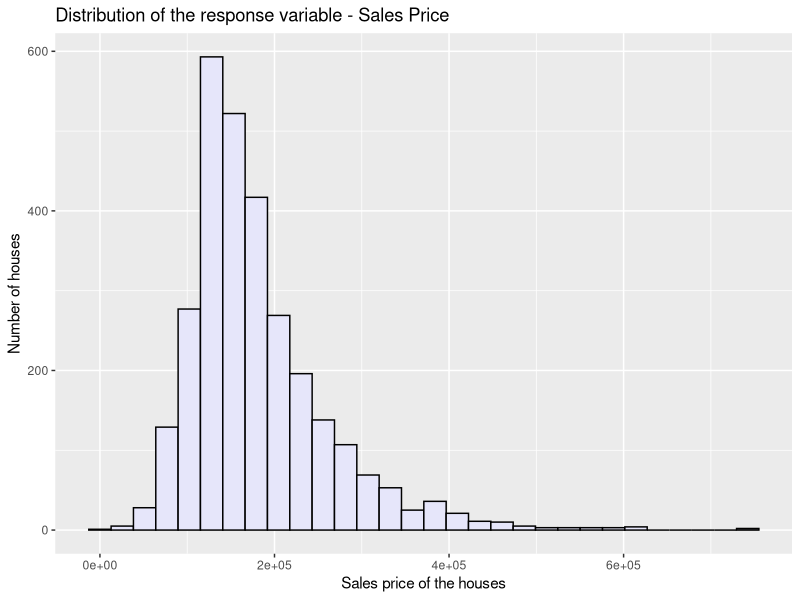
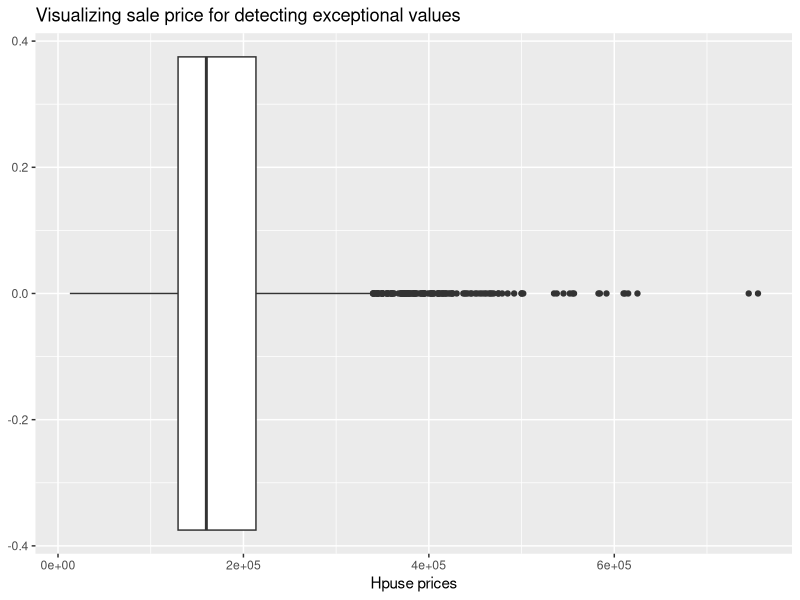
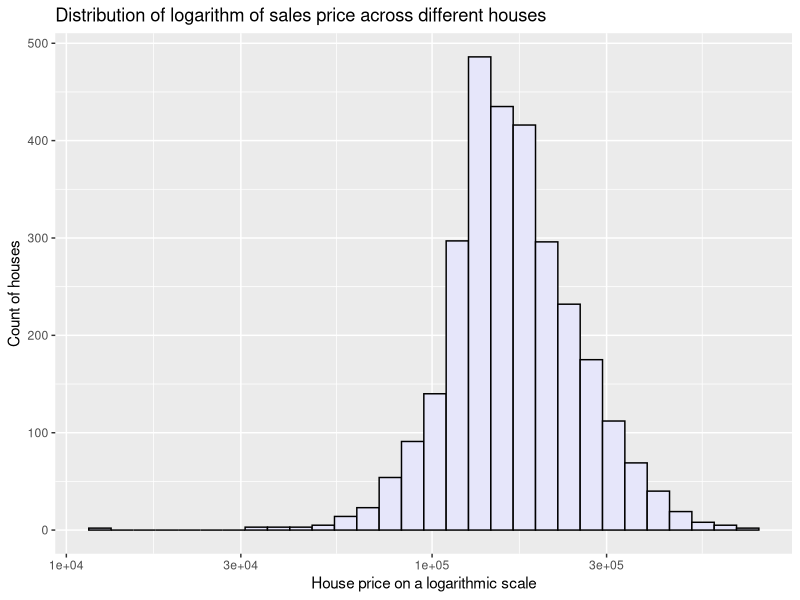

R code for these plots, in order: (Note: this script raises an error after producing the figures.)
## ---- chunk 1
knitr::opts_chunk$set(echo = TRUE)
## ---- chunk 2
library(officer)
library(tidyverse)
library(dplyr)
library(modeldata)
data(ames, package="modeldata")
model_1 <- lm(Sale_Price ~ Gr_Liv_Area, data = ames )
model_2 <- lm(Sale_Price ~ First_Flr_SF, data = ames )

model_3 <- lm(Sale_Price ~Total_Bsmt_SF, data = ames )

m1_aug <- broom :: augment(model_1)


response_plot <- ggplot(data = ames) + geom_histogram(mapping = aes(x = Sale_Price), fill = "lavender",colour = "black") + 
  labs(x = "Sales price of the houses", y = "Number of houses", title ="Distribution of the response variable - Sales Price")


 trans_plot <- ggplot(data = ames) + geom_histogram(mapping = aes(x = Sale_Price), fill = "lavender",colour ="black") + scale_x_log10()+
  labs(x = "House price on a logarithmic scale", y = "Count of houses", title ="Distribution of logarithm of sales price across different houses")
 
 response_variable_outliers <- ggplot(data = ames) + geom_boxplot(aes(x = Sale_Price)) + 
  labs(x = "Hpuse prices", title ="Visualizing sale price for detecting exceptional values")
 
 models <- list(model_1, model_2, model_3)
model_summary1 <- modelsummary(models)
model_summary1



pres <- read_pptx()
pres <- add_slide(pres, layout = "Title Only", master = "Office Theme")

# add Title text
# Step 1: EDA
pres <- ph_with(pres, 
                value = "Data Product for Ames Housing Data", 
                location = ph_location_type(type = "title"))
pres <- add_slide(pres,
                  layout = "Title and Content",
                  master = "Office Theme")
pres <- ph_with(pres,
                value = "Table of Contents",
                location = ph_location_type(type = "title"))
pres <- ph_with(pres, value = c('Exploratory Data Analysis','Finding Response Variable','Data Modelling','Model Assessment','Model Diagnostics','Model Transformation'), location = ph_location_type(type = "body"))
pres <- add_slide(pres,
                  layout = "Title and Content",
                  master = "Office Theme")
pres <- ph_with(pres,
                value = "Performing Exploratory Data Analysis",
                location = ph_location_type(type = "title"))
pres <- ph_with(pres, value = c("The First step in our work was to perform Exploratory Data Analysis for the Ames Housing Dataset to explore variables","We performed Univariate Analysis for all Variables in our Dataset","Bivariate and Multivariate for Numerical Variables with high correlation"), location = ph_location_type(type = "body"))


# Step 2: Determine the Response Variable in your dataset
# Slide 1
#pres <- add_slide(pres, layout = "Title Only", master = "Office Theme")
#pres <- ph_with(pres, 
                #value = "Ames Data product", 
                #location = ph_location_type(type = "title"))

# Slide 2
pres <- add_slide(pres,
                  layout = "Title and Content",
                  master = "Office Theme")
pres <- ph_with(pres,
                value = "STEP-2 CHOOSING THE RESPONSE VARIABLE",
                location = ph_location_type(type = "title"))


properties <- fp_text(color = "black", font.size = 24, bold = FALSE)

slide_body <- ftext(paste0("For our ames housing data, the response variable is going to be the sales price of the house. Further down the analysis, we'd look at the top three factors that impact the house price the most. As of now, the fist and the most important thing to look at is the distribution of our response variable"), properties)

pres <- ph_with(pres, value = fpar(slide_body),
                 location = ph_location_left())


pres <- ph_with(pres, value = response_plot,
               location = ph_location_right())

# Slide 3
pres <- add_slide(pres,
                  layout = "Title and Content",
                  master = "Office Theme")
pres <- ph_with(pres,
                value = "Interpretition about Response Variable",
                location = ph_location_type(type = "title"))



properties1 <- fp_text(color = "black", font.size = 20, bold = FALSE)

slide_body1 <- ftext(paste0("Discerning the histogram above, it can be said that the sales prices of the houses are not symmetrically distributed. The long tail towards the right gives an impression of right skewness and there is one clear peak around $1,27,967 indicating that most of the houses have a price around this value. However there are very few houses that are exceptionally expensive as compared to the majority of the properties which justifies the right skewness in the plot.

Based on the observation based above, we would have to transform our variable in a way that it's distribution changes from the one already to symmetric.We are going to perform logarithmic transformation on our response variable Sales Price, it won't make any sense to take squared values as house prices are already in thousands of dollars, squaring them would turn into millions."), properties1)

pres <- ph_with(pres, value = fpar(slide_body1),
                 location = ph_location_type(type = "body"))



# Slide 4
pres <- add_slide(pres,
                  layout = "Title and Content",
                  master = "Office Theme")
pres <- ph_with(pres,
                value = "Distribution of logarithm of sales price across different houses",
                location = ph_location_type(type = "title"))

properties2 <- fp_text(color = "black", font.size = 18, bold = FALSE)


slide_body2 <- ftext(paste0("There is a significant shift in the distribution of our house prices after taking logarithmic transformation. The Sales price on a logarithmic scale seem to be symmetrically distributed, unaffected by outliers. Non-transformed Sales price had a long tail towards the right depicting presence of exceptionally expensive houses in our dataset. It is helful to view the transformed Sales price distributed normally.
From the histogram plotted above, it is pretty evident that our dataset do have outliers but which houses have prices incomparable to others, we want to look for that."), properties2)

pres <- ph_with(pres, value = fpar(slide_body2),
                 location = ph_location_left())


pres <- ph_with(pres, value = trans_plot,
               location = ph_location_right())



# Slide 5
pres <- add_slide(pres,
                  layout = "Title and Content",
                  master = "Office Theme")
pres <- ph_with(pres,
                value = "Visualizing sale price for detecting exceptional values",
                location = ph_location_type(type = "title"))

properties3 <- fp_text(color = "black", font.size = 22, bold = FALSE)


slide_body3 <- ftext(paste0("The outliers are being verified using a boxplot. All the points represented beyond the upper whisker prove that those are the ouliers.All these points represent the properties for which sales rate is exceptionally high in comparison to the rest of the houses.
Considering the 3rd quartile + 1.5 * IQR rule, all the points beyond $339500 are the outliers in our data."), properties3)

pres <- ph_with(pres, value = fpar(slide_body3),
                 location = ph_location_left())


pres <- ph_with(pres, value = response_variable_outliers,
               location = ph_location_right())


# Step 3: Modeling

pres <- add_slide(pres,
                  layout = "Title and Content",
                  master = "Office Theme")
pres <- ph_with(pres, value = "Data Modelling", location = ph_location_type(type = "title"))
pres <- ph_with(pres, value = "A footer", location = ph_location_type(type = "ftr"))
pres <- ph_with(pres, value = format(Sys.Date()), location = ph_location_type(type = "dt"))
pres <- ph_with(pres, value = "slide 1", location = ph_location_type(type = "sldNum"))
pres <- ph_with(pres, value = "We created three linear models for the Sale price Responsible variable using three different Explanatory variables", location = ph_location_type(type = "body"))

pres <- add_slide(pres, layout = "Title and Content", master = "Office Theme")
layout_properties ( x = pres, layout = "Title and Content" )
pres <- ph_with(pres, value = "Linear Regression Model 1", location = ph_location_type(type = "title"))
pres <- ph_with(pres, value = "The first model is created between Sale price as response variable and Total Ground area in Sq feet as Explonatory Variable", location = ph_location_left())
model1_plot <- ggplot(data = ames,mapping = aes(x = Gr_Liv_Area,y = Sale_Price))+ geom_point(alpha = 0.2) + geom_smooth(method = "lm", se = FALSE) +
  labs(x = "Living area above ground", y = "Price of house", title ="Impact of living area above ground on sales price")
pres <- ph_with(pres, value = model1_plot, location = ph_location_right())
pres <- add_slide(pres, layout = "Title and Content", master = "Office Theme")
layout_properties ( x = pres, layout = "Title and Content" )
pres <- ph_with(pres, value = "Linear Regression Model 1 (contd.)", location = ph_location_type(type = "title"))
pres <- ph_with(pres, value = c("The value of correlation for the two variables was found to be 0.706 which seems to be very strong.","Fitting a regression Model we got the following equation mentioned below."), location = ph_location_type(type = "body"))
img1 <- file.path(R.home("doc"),"html","model1eq.jpg")
pres <- ph_with(pres, value = external_img(img1), location = ph_location_type("body"))
pres <- add_slide(pres, layout = "Title and Content", master = "Office Theme")
layout_properties ( x = pres, layout = "Title and Content" )
pres <- ph_with(pres, value = "Linear Regression Model 1 (contd.)", location = ph_location_type(type = "title"))
pres <- ph_with(pres, value = c("Having an intercept of 13289.6 means that for homes with 0 square feet living area above ground or in other terms with no living area above ground at all, the price of such houses would be $13298.6","Deciphering the slope, it means that with every square feet increase in the living area above ground, we would expect the price of the house to increase by $111.7 on an average."), location = ph_location_type(type = "body"))
pres <- add_slide(pres, layout = "Title and Content", master = "Office Theme")
layout_properties ( x = pres, layout = "Title and Content" )
pres <- ph_with(pres, value = "Linear Regression Model 2", location = ph_location_type(type = "title"))
pres <- ph_with(pres, value = "The second model is created between Sale price as response variable and Total  First FloorLiving area in Sq feet as Explonatory Variable", location = ph_location_left())
model2_plot <-ggplot(data = ames,mapping = aes(x = First_Flr_SF,y = Sale_Price))+ geom_point(alpha = 0.2) + geom_smooth(method = "lm", se = FALSE) +
  labs(x = "First floor square feet", y = "Price of house", title ="Impact of First floor square feet on sales price")
pres <- ph_with(pres, value = model2_plot, location = ph_location_right())
pres <- add_slide(pres, layout = "Title and Content", master = "Office Theme")
layout_properties ( x = pres, layout = "Title and Content" )
pres <- ph_with(pres, value = "Linear Regression Model 2 (contd.)", location = ph_location_type(type = "title"))
pres <- ph_with(pres, value = c("The value of correlation for the two variables was found to be 0.621 which seems to be very strong.","Fitting a regression Model we got the following equation mentioned below."), location = ph_location_type(type = "body"))
img2 <- file.path(R.home("doc"),"html","model2eq.jpg")
pres <- ph_with(pres, value = external_img(img2), location = ph_location_type("body"))
pres <- add_slide(pres, layout = "Title and Content", master = "Office Theme")
layout_properties ( x = pres, layout = "Title and Content" )
pres <- ph_with(pres, value = "Linear Regression Model 2 (contd.)", location = ph_location_type(type = "title"))
pres <- ph_with(pres, value = c("Having an intercept of 33847.3 means that for the houses with 0 square feet first floor, the price of such houses would be $33847.3","Deciphering the slope, it means that with every square feet increases for the first floor, we would expect the price of the house to increase by $126.7 on an average."), location = ph_location_type(type = "body"))
pres <- add_slide(pres, layout = "Title and Content", master = "Office Theme")
layout_properties ( x = pres, layout = "Title and Content" )
pres <- ph_with(pres, value = "Linear Regression Model 3", location = ph_location_type(type = "title"))
pres <- ph_with(pres, value = "The Third model is created between Sale price as response variable and Total Basement area in Sq feet as Explonatory Variable", location = ph_location_left())
model3_plot<- ggplot(data = ames,mapping = aes(x = Total_Bsmt_SF,y = Sale_Price))+ geom_point(alpha = 0.2) + geom_smooth(method = "lm", se = FALSE) +
  labs(x = "Total Basement Square Feet", y = " sales Price of house", title ="Impact of Basement Square Feet on sales price")
model3_plot
pres <- ph_with(pres, value = model3_plot, location = ph_location_right())
pres <- add_slide(pres, layout = "Title and Content", master = "Office Theme")
layout_properties ( x = pres, layout = "Title and Content" )
pres <- ph_with(pres, value = "Linear Regression Model 3 (contd.)", location = ph_location_type(type = "title"))
pres <- ph_with(pres, value = c("The value of correlation for the two variables was found to be 0.63 which seems to be very strong.","Fitting a regression Model we got the following equation mentioned below."), location = ph_location_type(type = "body"))
img3 <- file.path(R.home("doc"),"html","model3eq.jpg")
pres <- ph_with(pres, value = external_img(img3), location = ph_location_type("body"))
pres <- add_slide(pres, layout = "Title and Content", master = "Office Theme")
layout_properties ( x = pres, layout = "Title and Content" )
pres <- ph_with(pres, value = "Linear Regression Model 3 (contd.)", location = ph_location_type(type = "title"))
pres <- ph_with(pres, value = c("*Having an intercept of 60332.4 means that for homes with 0 square feet basement area above ground or in other terms with no basement area  at all, the price of such houses would be $60332.4","Deciphering the slope, it means that with every square feet increase in the Total basement  area , we would expect the price of the house to increase by $114.6 on an average."), location = ph_location_type(type = "body"))
# Step 3 ends




# Slide 6 Step 4 Model Assessment
pres <- add_slide(pres,
                  layout = "Title and Content",
                  master = "Office Theme")
pres <- ph_with(pres,
                value = "Step - 4 : Model Assessment",
                location = ph_location_type(type = "title"))

properties4 <- fp_text(color = "black", font.size = 20, bold = FALSE)


slide_body4 <- ftext(paste0("Assessing the model based on the R squared metric: The outliers are being verified using a boxplot. All the points represented beyond the upper whisker prove that those are the ouliers.All these points represent the properties for which sales rate is exceptionally high in comparison to the rest of the houses.
Considering the 3rd quartile + 1.5 * IQR rule, all the points beyond $339500 are the outliers in our data."), properties4)

pres <- ph_with(pres, value = fpar(slide_body4),
                 location = ph_location_left())

Model_Summary_img <- file.path(R.home("doc"),"html","Model_Summary.PNG")
pres <- ph_with(pres, value = external_img(Model_Summary_img), location = ph_location_right())


# Slide 7 Step 4 Model Assessment: Interpretation

pres <- add_slide(pres,
                  layout = "Title and Content",
                  master = "Office Theme")
pres <- ph_with(pres,
                value = "Model Assessment: Interpretation",
                location = ph_location_type(type = "title"))


properties5 <- fp_text(color = "black", font.size = 16, bold = FALSE)

slide_body5 <- ftext(paste0("The above table draws a comparison among all of our three linear models plotted above. The measure for comparing the strength of fit of these models is R-squared.
To recapitulate, our response variable is sales price for all three of them with a different explanatory variable everytime.
Apparently, For the first model where the explanatory variable is the living area above the ground, the fitted linear regression model could explain the 50 % of the variability of the response variable which is the Sale price of the house. 50% on a scale of 0-100% is moderately good and it makes sense as in a real world a house price never just depends upon one single factor.The rest of the 50% variability not explained by the model can be attributed to the same, also the inherent randomness present in data contributes to it.
The second model has a R squared value of about 0.386 which means that only 38.6 % of variablity could be explained by the fitted model.
Finally for the third model which has a R squared value of 0.40, the fitted model could only explain the 40% of variability due to the explanatory variable we chose. The numbers are comparable for the second and the third one.
Hence based upon the points made above, we can consider the model 1 to be best fit for our response variable among the three chosen.
So in our further analysis which will be the Model diagnostics, will be based for only Model where the explanatory variable is Living Area above ground."), properties5)

pres <- ph_with(pres, value = fpar(slide_body5),
                 location = ph_location_type(type = "body"))
# Step 4 ends


# Step 5 Model Diagnostics 

pres <- add_slide(pres, layout = "Title and Content", master = "Office Theme")
layout_properties ( x = pres, layout = "Title and Content" )
pres <- ph_with(pres, value = "Model Diagnostics", location = ph_location_type(type = "title"))
pres <- ph_with(pres, value = c("Now that we have chosen the best fit model out of the three linear regression models. We are going to assess whether our model is reliable or not by checking our model for :- 1) Linearity  2) Nearly Normal Residuals 3) Constant Variability"), location = ph_location_type(type = "body"))
pres <- add_slide(pres, layout = "Title and Content", master = "Office Theme")
layout_properties ( x = pres, layout = "Title and Content" )
pres <- ph_with(pres, value = "Linearity", location = ph_location_type(type = "title"))
pres <- ph_with(pres, value = c("Observing Linearity from Scatter Plot"), location = ph_location_left())
modeld1 <- ggplot(data = ames,mapping = aes(x = Gr_Liv_Area,y = Sale_Price))+ geom_point(alpha = 0.2) + geom_smooth(method = "lm", se = FALSE) +
  labs(x = "Living area above ground", y = "Price of house", title ="Impact of living area above ground on sales price")
pres <- ph_with(pres, value = modeld1,  location = ph_location_right())
pres <- add_slide(pres, layout = "Title and Content", master = "Office Theme")
layout_properties ( x = pres, layout = "Title and Content" )
pres <- ph_with(pres, value = "Linearity (contd.)", location = ph_location_type(type = "title"))
pres <- ph_with(pres, value = c("We need to plot a scatter plot for the fitted values by our model and the residuals in order to check the whether our model is fulfilling the condition of Linearity."), location = ph_location_left())
modeld11 <-ggplot(data = m1_aug, aes(x = .fitted, y = .resid)) +
  geom_point() +
  geom_hline(yintercept = 0, linetype = "dashed", color = "red") +
  xlab("Fitted values") +
  ylab("Residuals")  + labs(title = "Scatter plot to check Linearity")
pres <- ph_with(pres, value = modeld11,  location = ph_location_right())
pres <- add_slide(pres, layout = "Title and Content", master = "Office Theme")
layout_properties ( x = pres, layout = "Title and Content" )
pres <- ph_with(pres, value = "Linearity (contd.)", location = ph_location_type(type = "title"))
pres <- ph_with(pres, value = c("Based on the above graph we can see that the residuals are distributed equally not for all observation but only for those between  sale price 0 to 300000  and then we can also see some outliers on the far right side but since their count is small we can ignore them.","The model was proved to be linear from the scatter plot plotted in the Modelling part as well, where it was pretty evident."), location = ph_location_type(type = "body"))
pres <- add_slide(pres, layout = "Title and Content", master = "Office Theme")
layout_properties ( x = pres, layout = "Title and Content" )
pres <- ph_with(pres, value = "Nearly Normal Residuals", location = ph_location_type(type = "title"))
pres <- ph_with(pres, value = c("For checking this condition we can plot a histogram for  the residuals values."), location = ph_location_left())
modeld2 <- ggplot(data = m1_aug, aes(x = .resid)) +
  geom_histogram(color ='black', fill = 'brown') +
  xlab("Residuals") +labs(title = "Histogram plot for residuals ")
pres <- ph_with(pres, value = modeld2,  location = ph_location_right())
pres <- add_slide(pres, layout = "Title and Content", master = "Office Theme")
layout_properties ( x = pres, layout = "Title and Content" )
pres <- ph_with(pres, value = "Nearly Normal Residuals (contd.)", location = ph_location_type(type = "title"))
pres <- ph_with(pres, value = c("Observing the above Histogram graph, we can see that the shape of the distribution of our residuals is symmetrical, just like the normal distribution shape but only the peak is at a higher value.Also we can see that there are outliers on both sides.The distribution of course can't be perfectly normal as that is an hypothetical idea. So we can conclude that our model is fulfilling the condition of Nearly Normal Distribution."), location = ph_location_type(type = "body"))
pres <- add_slide(pres, layout = "Title and Content", master = "Office Theme")
layout_properties ( x = pres, layout = "Title and Content" )
pres <- ph_with(pres, value = "Constant Variability", location = ph_location_type(type = "title"))
pres <- ph_with(pres, value = c("Finally we are going to check the condition of Constant variability for our Model"), location = ph_location_left())
modeld3<- ggplot(data = m1_aug, aes(x = .fitted, y = .resid)) +
  geom_point() +
  geom_hline(yintercept = 0, linetype = "dashed", color = "red") +
  xlab("Fitted values") +
  ylab("Residuals")  + labs(title = "Plot to check variability")
pres <- ph_with(pres, value = modeld3,  location = ph_location_right())
pres <- add_slide(pres, layout = "Title and Content", master = "Office Theme")
layout_properties ( x = pres, layout = "Title and Content" )
pres <- ph_with(pres, value = "Constant Variability (contd.)", location = ph_location_type(type = "title"))
pres <- ph_with(pres, value = c("Having a glance at the plot above, it can be inferred that the variation of points around the least square line is not constant. The points seem to be very compact around our red line in the beginning up to 100000, after that the variation widens up till 400000. Beyond that the points are way scattered away from our line in consideration."), location = ph_location_type(type = "body"))
pres <- add_slide(pres, layout = "Title and Content", master = "Office Theme")
layout_properties ( x = pres, layout = "Title and Content" )
pres <- ph_with(pres, value = "Constant Variability (contd.)", location = ph_location_type(type = "title"))
pres <- ph_with(pres, value = c("We don't expect the variation to be perfectly constant but it has to be roughly constant, which however is not the case for our model.","So, the third condition is not satisfied by our model."), location = ph_location_type(type = "body"))
# Step 5 ends


# Step 6:Data Transformation and Re-fitting the Best Model

pres <- add_slide(pres, layout = "Title and Content", master = "Office Theme")
layout_properties ( x = pres, layout = "Title and Content" )
pres <- ph_with(pres, value = "Data transformation And Refitting ", location = ph_location_type(type = "title"))
pres <- ph_with(pres, value = c("We are going to transform our Response variable which is the Sale price of the house using the mathematical Log to the base 10. We can even take the squared values but since our sale price values are already in values of thousands it would make them into millions if we take the squared values. Hence we are going to take the logarithmic values for sale price."), location = ph_location_type(type = "body"))
pres <- add_slide(pres, layout = "Title and Content", master = "Office Theme")
layout_properties ( x = pres, layout = "Title and Content" )
pres <- ph_with(pres, value = "Data transformation And Refitting (contd.) ", location = ph_location_type(type = "title"))
pres <- ph_with(pres, value = c("Intercept of the best fit line for  logarithmic sales price as a response variable and Living Area above ground as an explanatory variable is 4.8552133","The slope for our linear regression model is 0.0002437","The strength of the fit of the linear model is 0.484 on a scale of 0 to 1, or in other words, 48.4% of the variability in Sales Price is explained by this specific model."), location = ph_location_type(type = "body"))
pres <- add_slide(pres, layout = "Title and Content", master = "Office Theme")
layout_properties ( x = pres, layout = "Title and Content" )
pres <- ph_with(pres, value = "Interpretting the Equation ", location = ph_location_type(type = "title"))
pres <- ph_with(pres, value = c("Having an intercept of 4.8552133 means that for homes with 0 square feet Living Area above ground, the price of such houses would be 4.8552133 on a logarithmic scale.","Deciphering the slope, it means that with every square feet increase in the Living Area above ground, we would expect the price of the house to increase by 0.0002722 on an average on a logarithmic scale."), location = ph_location_type(type = "body"))

pres <- add_slide(pres, layout = "Title and Content", master = "Office Theme")
layout_properties ( x = pres, layout = "Title and Content" )
pres <- ph_with(pres, value = "Model Diagnostics for Refitted Line ", location = ph_location_type(type = "title"))
pres <- ph_with(pres, value = c("Once again  We are going to assess whether our model is reliable or not by checking our model for :- 1) Linearity  2) Nearly Normal Residuals 3) Constant Variability"), location = ph_location_type(type = "body"))
pres <- add_slide(pres, layout = "Title and Content", master = "Office Theme")
layout_properties ( x = pres, layout = "Title and Content" )
pres <- ph_with(pres, value = "Linearity ", location = ph_location_type(type = "title"))
pres <- ph_with(pres, value = c("Checking for Linearity using the Scatter Plot."), location = ph_location_left())
modelbfd1<- ggplot(data = ames,mapping = aes(x = Gr_Liv_Area,y = log10(Sale_Price)))+ geom_point(alpha = 0.2) + geom_smooth(method = "lm", se = FALSE) +
  labs(x = "Living Area Above Ground", y = "logarithmic sales Price of house", title ="Checking linearity for living area above ground(Square Feet) on logarithmic sales price")
pres <- ph_with(pres, value = modelbfd1,location = ph_location_right())
pres <- add_slide(pres, layout = "Title and Content", master = "Office Theme")
layout_properties ( x = pres, layout = "Title and Content" )
pres <- ph_with(pres, value = "Linearity (contd.) ", location = ph_location_type(type = "title"))
pres <- ph_with(pres, value = c("Having a cursory glance at the plot, the linear relationship between transformed sales price and living area above ground is apparent. The blue line fitting the model depicts the overall linearity present in the model. So, first condition is satisfied. "), location = ph_location_type(type = "body"))
pres <- add_slide(pres, layout = "Title and Content", master = "Office Theme")
layout_properties ( x = pres, layout = "Title and Content" )
pres <- ph_with(pres, value = "Nearly Normal residuals ", location = ph_location_type(type = "title"))
pres <- ph_with(pres, value = c("Checking for Linearity using the Histogram plot of residuals which is provided in the Rmd file we can conclude that the Model is following our assumption of nearly Normal residuals.","In order to check how normally distributed are the residuals for the model where we have transformed the response variable. Quite visibly, the distribution of residuals seem to be nearly symmetric."), location = ph_location_type(type = "body"))
pres <- add_slide(pres, layout = "Title and Content", master = "Office Theme")
layout_properties ( x = pres, layout = "Title and Content" )
pres <- ph_with(pres, value = "Constant variability ", location = ph_location_type(type = "title"))
pres <- ph_with(pres, value = c("Referencing to the scatter plot plotted for checking linearity,for checking the the constant variability, it is quite evident that the variation of the points around the least squares line is roughly constant. Overall, the residuals are spread equally along the range of predictors and it satisfies the condition we were looking for."), location = ph_location_type(type = "body"))

print(pres, target = "DAB-501_Final_Project_DataProduct.pptx")
